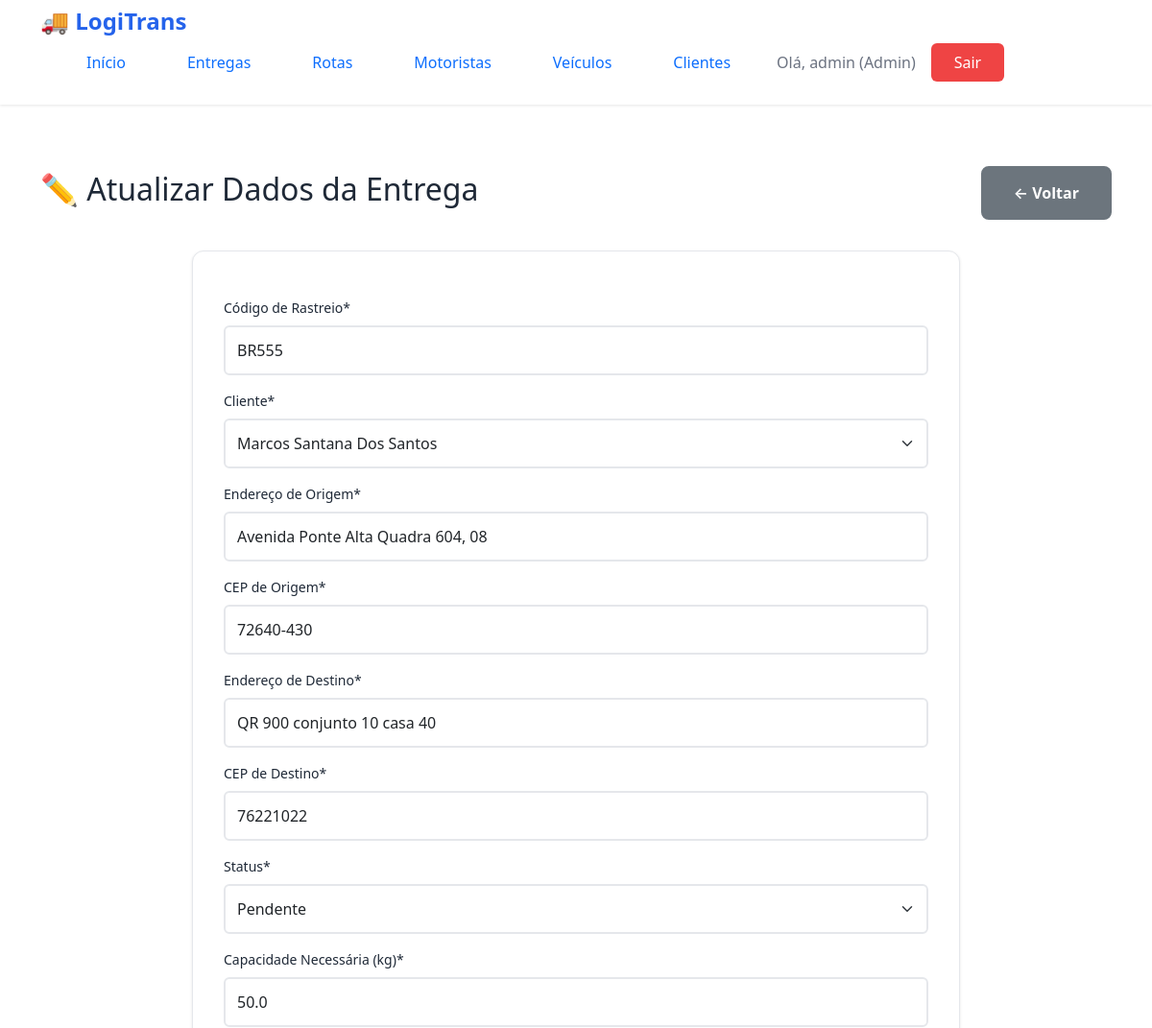
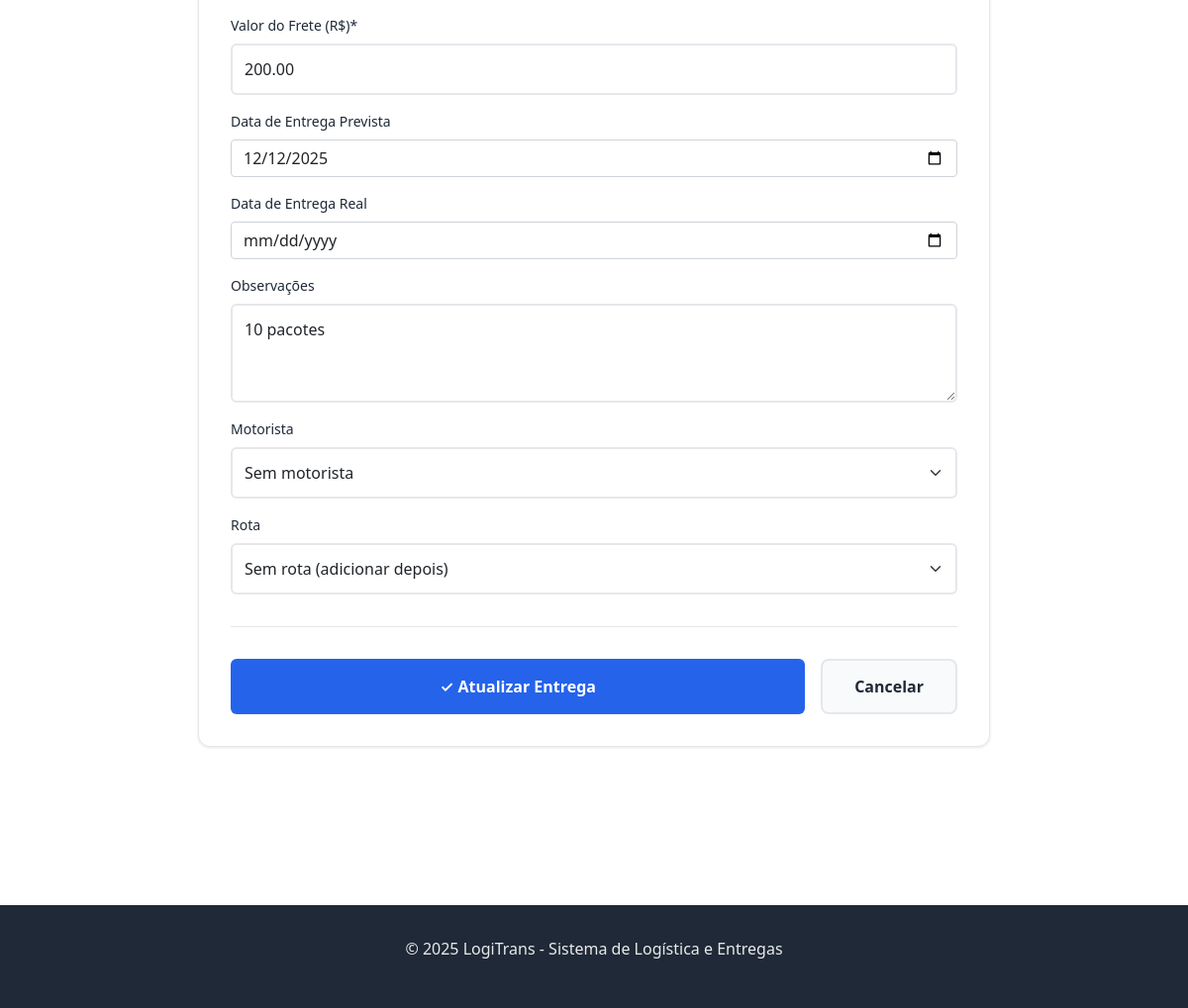
The app's page /entregas/1/editar/ (signed in), older data (2 pictures, top to bottom).
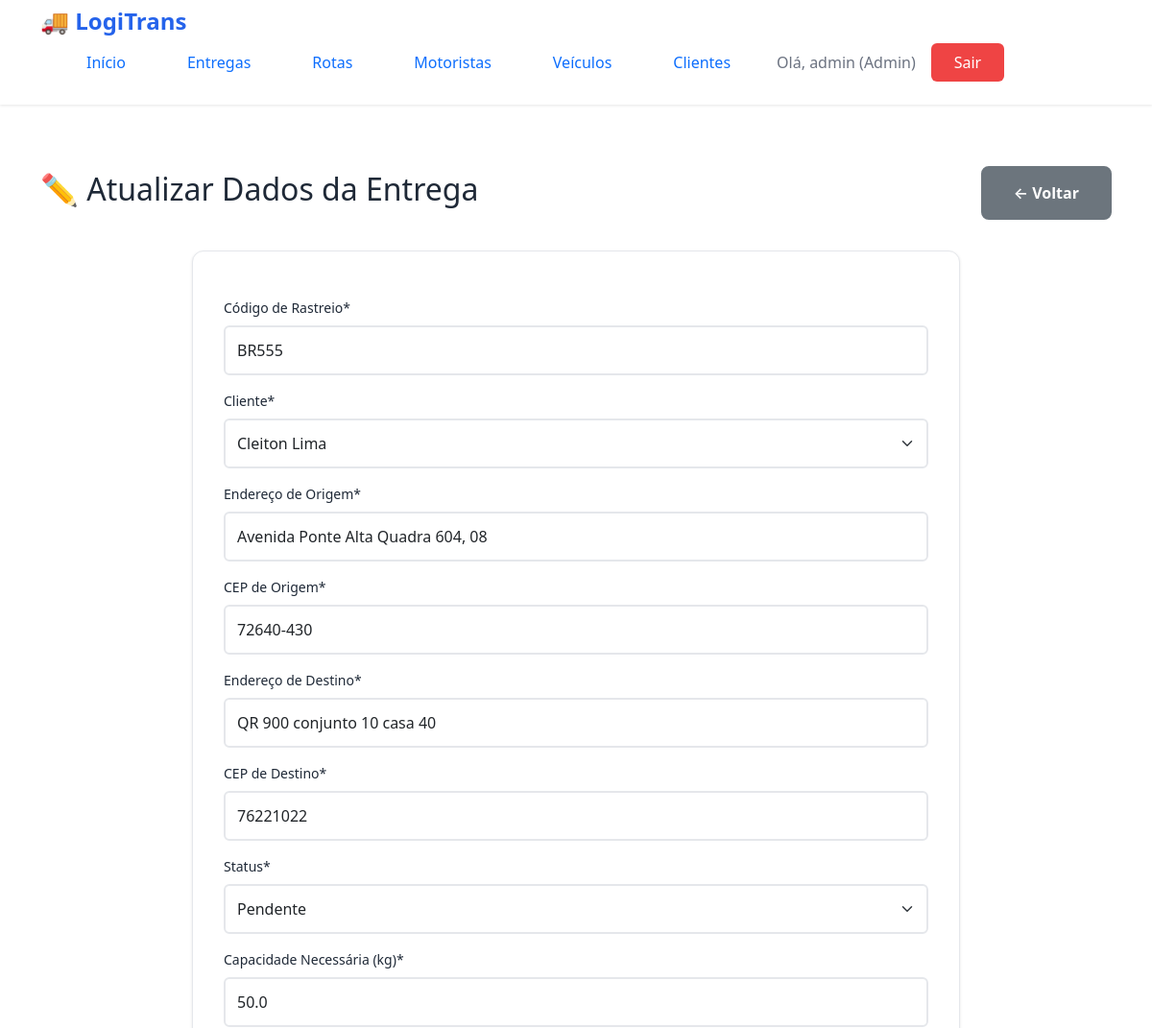
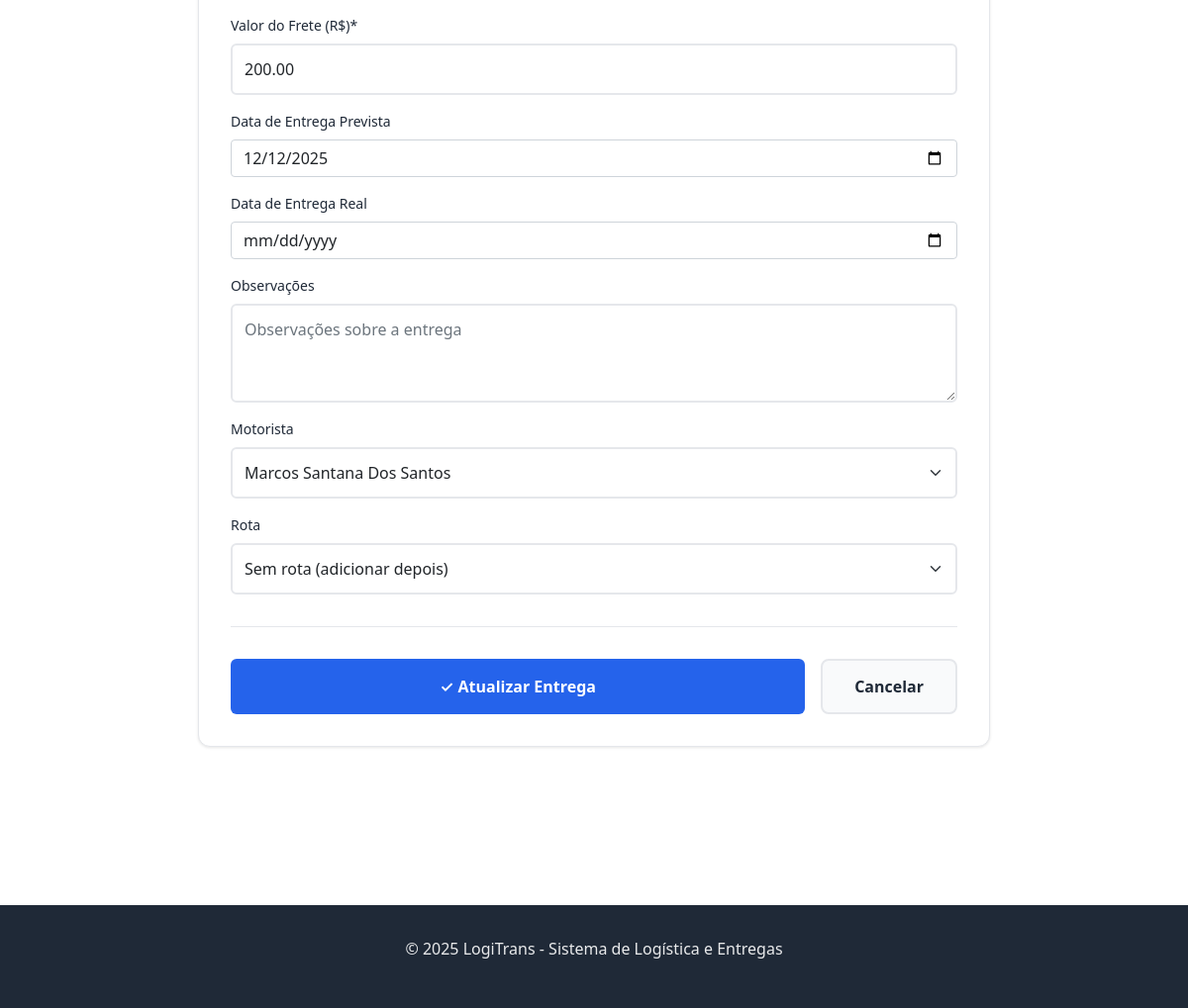
The same page, newer data (2 pictures, top to bottom).
### logistica/models.py (models this page shows, shortened)
class Entrega(models.Model):
    STATUS_ENTREGA = [
        ('pendente', 'Pendente'),
        ('em_transito', 'Em trânsito'),
        ('entregue', 'Entregue'),
        ('cancelada', 'Cancelada'),
        ('remarcada', 'Remarcada'),
    ]
    codigo_rastreio = models.CharField(max_length=20, unique=True)
    cliente = models.ForeignKey(Cliente, on_delete=models.CASCADE, related_name='entregas')
    endereco_origem = models.CharField(max_length=255)
    cep_origem = models.CharField(max_length=9)
    endereco_destino = models.CharField(max_length=255)
    cep_destino = models.CharField(max_length=9)
    status = models.CharField(max_length=20, choices=STATUS_ENTREGA, default='pendente')
    capacidade_necessaria = models.FloatField()
    valor_frete = models.DecimalField(max_digits=10, decimal_places=2)
    data_solicitacao = models.DateField(auto_now_add=True)
    data_entrega_prevista = models.DateField(null=True, blank=True)
    data_entrega_real = models.DateField(null=True, blank=True)
    obs = models.TextField(blank=True, null=True)
    motorista = models.ForeignKey(
        Motorista,
        on_delete=models.SET_NULL,
        null=True,
        blank=True,
        related_name='entregas'
    )
    rota = models.ForeignKey(
        Rota,
        on_delete=models.SET_NULL,
        null=True,
        blank=True,
        related_name='entregas',
        verbose_name='Rota'
    )
    class Meta:
        verbose_name = 'Entrega'
        verbose_name_plural = 'Entregas'
        ordering = ['-data_solicitacao']

### logistica/views.py (the view)
# urls.py: path('entregas/<int:id>/editar/', views.atualizar_entrega, name='atualizar_entrega'),
@login_required
@user_passes_test(lambda u: is_admin_or_motorista(u))
def atualizar_entrega(request, id):
    entrega = get_object_or_404(Entrega, id=id)
    if not can_edit_entrega(request.user, entrega):
        messages.error(request, 'Acesso negado. Você só pode editar suas próprias entregas.')
        return redirect('list_entrega')
    if request.method == 'POST':
        form = EntregaForm(request.POST, instance=entrega)
        if form.is_valid():
            motorista = get_motorista_from_user(request.user)
            if motorista and not request.user.is_staff:
                form.instance.motorista = motorista
            nova_rota = form.cleaned_data.get('rota')
            if nova_rota and entrega.rota != nova_rota:
                if not entrega.pode_ser_adicionada_na_rota(nova_rota):
                    messages.warning(request, 'Capacidade da rota excedida! Rota não foi alterada.')
                    form.instance.rota = entrega.rota  # Manter rota anterior
            form.save()
            messages.success(request, 'Dados da entrega atualizados com sucesso!')
            return redirect('list_entrega')
        else:
            messages.error(request, 'Erro ao atualizar entrega.')
    else:
        form = EntregaForm(instance=entrega)
    context = {
        'form': form,
        'entrega': entrega,
    }
    return render(request, 'log/atualizar_entrega.html', context)

### logistica/context_processors.py (called while the page is built)
def user_permissions(request):
    context = {}
    if request.user.is_authenticated:
        context['is_admin'] = request.user.is_staff
        context['is_motorista'] = is_motorista(request.user)
        motorista = get_motorista_from_user(request.user)
        if motorista:
            context['user_motorista'] = motorista
            context['motorista_nome'] = motorista.nome
            context['motorista_id'] = motorista.id
        if request.user.is_staff:
            context['user_profile'] = 'admin'
        elif motorista:
            context['user_profile'] = 'motorista'
        else:
            context['user_profile'] = 'cliente'
    return context

### logistica/models.py (called while the page is built)
    def __str__(self):
        return self.nome

    def __str__(self):
        return self.nome

### logistica/permissions.py (called while the page is built)
def is_admin(user):
    return user.is_authenticated and user.is_staff

def is_admin_or_motorista(user):
    if not user.is_authenticated:
        return False
    return is_admin(user) or is_motorista(user)

### logistica/templates/log/atualizar_entrega.html (shortened to what this page needs)
{% extends 'log/base.html' %}
{% load crispy_forms_tags %}
{% block content %}
<section class="page-section">
    <div class="container">
        <div class="page-header">
            <h1>✏️ Atualizar Dados da Entrega</h1>
            <a href="{% url 'list_entrega' %}" class="btn-secondary">← Voltar</a>
        </div>
        <div class="form-card">
            <form method="post" enctype="multipart/form-data" class="form-styled">
                {{ form|crispy }}
                <div class="form-actions">
                    <button type="submit" class="btn-submit">
                        <span>✓</span> Atualizar Entrega
                    </button>
                    <a href="{% url 'list_entrega' %}" class="btn-cancel">Cancelar</a>
                </div>
            </form>
        </div>
    </div>
</section>
{% endblock %}

Row changes from the older to the newer data that the page shows:
changed Entrega "BR555": cliente "Marcos Santana Dos Santos" → "Cleiton Lima"; obs "10 pacotes" → (not shown); motorista "Sem motorista" → "Marcos Santana Dos Santos"
